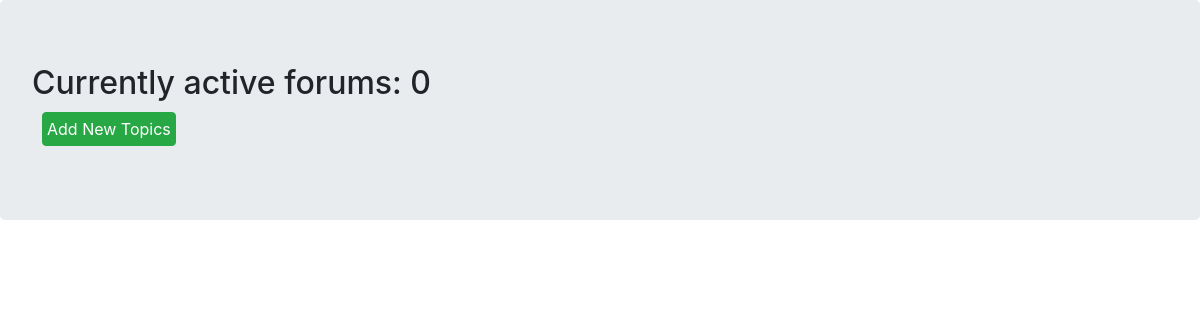
Before: /home/ with the older database file.
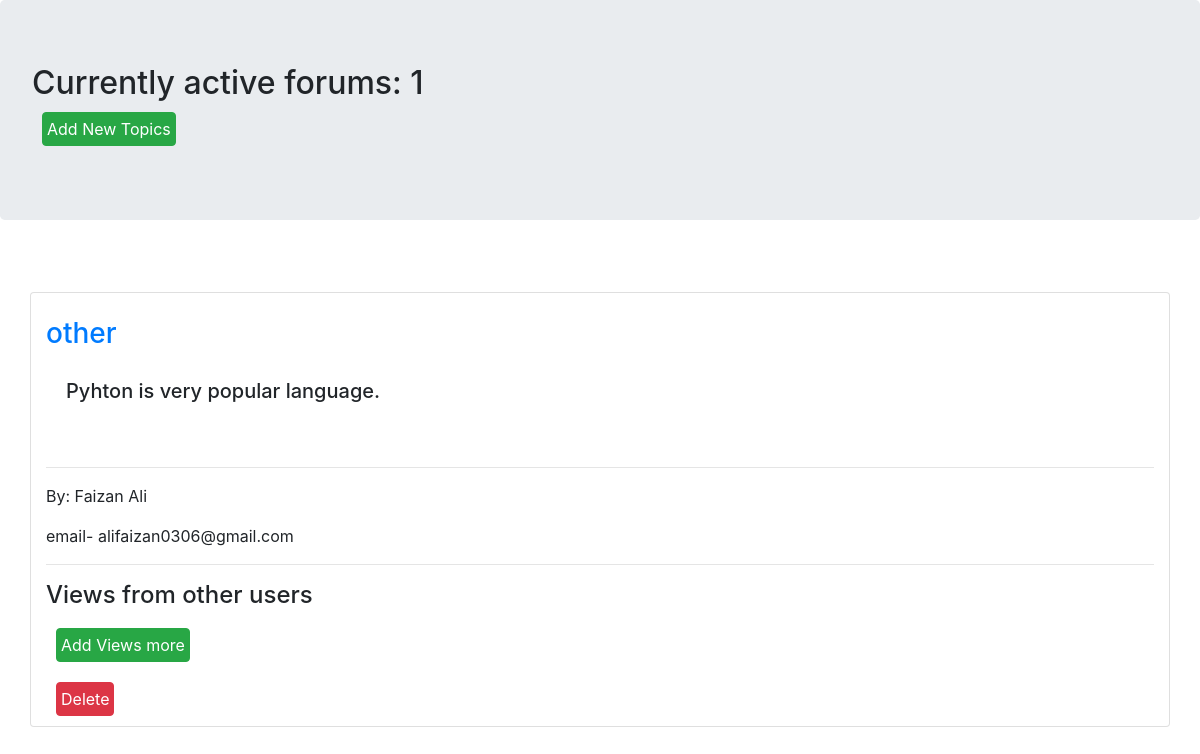
After: the same page with the newer database file.
### Forum_app/models.py (models this page shows, shortened)
class forum(models.Model):
    name = models.CharField(max_length=50)
    email = models.EmailField()
    topic = models.CharField(max_length=50)
    description = models.CharField(max_length=50)
    date_created = models.DateTimeField(auto_now_add=True, null=True)

### Forum_app/views.py (the view)
# urls.py: path('',views.home,name = 'home'),
def home(request):
    forums=forum.objects.all()
    count=forums.count()
    discussions=[]
    for i in forums:
        discussions.append(i.discussion_set.all())
    context={'forums':forums,
              'count':count,
              'discussions':discussions}
    return render(request,'home.html',context)

### Forum_app/templates/home.html (shortened to what this page needs)
{% load static %}
<!DOCTYPE html>
<html lang="en">
<head>
    <link rel="stylesheet" href="https://stackpath.bootstrapcdn.com/bootstrap/4.5.0/css/bootstrap.min.css"0>
</head>
<body>
        <h2 class="jumbotron">
            Currently active forums: {{count}}
            <form method="POST" action="{% url 'addInForum' %}">
            <button class="btn btn-success" style="width:fit-content; padding: 4px; margin:10px;">Add New Topics</button>
            </form>
        </h2>
            <div class="card-columns" style="padding: 10px; margin: 20px;"></div>
            {%for forum in forums %}
                <div class="card box container">
                    <br>
                    <h5 class="card-title">
                        <a href="{% url 'getById' forum.id%}"><h3>{{forum.topic}}</h3></a>
                        <div class="card-body container">
                                <p>{{forum.description}}</p>
                            </h5>
                            <hr>
                            <p> By: {{forum.name}}</p>
                            email- {{forum.email}}
                            <hr>
                            <h4>Views from other users</h4>
                            <form method="POST" action="{% url 'addInDiscussion' %}">
                            <button class="btn btn-success" style="width:fit-content; padding: 4px; margin:10px;">Add Views more</button>
                            </form>
                            <form method="Delete" action="{% url 'delete' forum.id  %}">
                            <button class="btn btn-danger" style="width:fit-content; padding: 4px; margin:10px;">Delete</button>
                            </form>
                        </div>
            <br>
            {%endfor%}
</body>
</html>

Changed rows visible on the page:
added forum: topic "other", description "Pyhton is very popular language.", name "Faizan Ali", email "alifaizan0306@gmail.com"
Other visible differences:
{{ count }}: "0" → "1"
